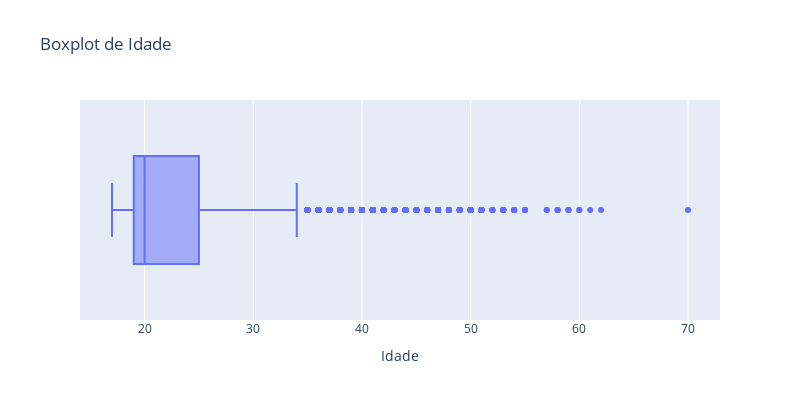

Write notebook code for a chart like this one.
### Code cell
#boxplot de idade
fig = px.box(dataset, x='Age at enrollment',
             title='Boxplot de Idade',
             labels={'Age at enrollment': 'Idade'})
fig.update_layout(height=400, width=800, showlegend=True)
fig.show()

### Figure 1 — Plotly figure (JSON) as saved in the notebook; plotly's stock layout.template omitted (floating-point values rounded to 4 significant figures; data arrays with more than 128 entries replaced by an {"elided": "..."} marker saying what was removed)
{"data": [{"alignmentgroup": "True", "hovertemplate": "Idade=%{x}<extra></extra>", "legendgroup": "", "marker": {"color": "#636efa"}, "name": "", "notched": false, "offsetgroup": "", "orientation": "h", "showlegend": false, "type": "box", "x": {"elided": "4424 int values"}, "x0": " ", "xaxis": "x", "y0": " ", "yaxis": "y"}], "layout": {"boxmode": "group", "height": 400, "legend": {"tracegroupgap": 0}, "showlegend": true, "title": {"text": "Boxplot de Idade"}, "width": 800, "xaxis": {"anchor": "y", "domain": [0, 1], "title": {"text": "Idade"}}, "yaxis": {"anchor": "x", "domain": [0, 1]}}}
